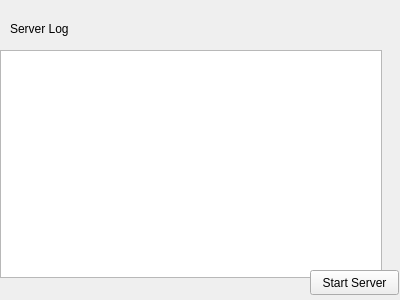
<?xml version="1.0" encoding="UTF-8"?>
<ui version="4.0">
 <class>ServerWindow</class>
 <widget class="QWidget" name="Form">
  <property name="geometry">
   <rect>
    <x>0</x>
    <y>0</y>
    <width>400</width>
    <height>300</height>
   </rect>
  </property>
  <property name="windowTitle">
   <string>Form</string>
  </property>
  <widget class="QLabel" name="label">
   <property name="geometry">
    <rect>
     <x>10</x>
     <y>20</y>
     <width>382</width>
     <height>17</height>
    </rect>
   </property>
   <property name="text">
    <string>Server Log</string>
   </property>
  </widget>
  <widget class="QPlainTextEdit" name="logEditor">
   <property name="geometry">
    <rect>
     <x>0</x>
     <y>50</y>
     <width>382</width>
     <height>228</height>
    </rect>
   </property>
   <property name="readOnly">
    <bool>true</bool>
   </property>
  </widget>
  <widget class="QPushButton" name="startStopButton">
   <property name="geometry">
    <rect>
     <x>310</x>
     <y>270</y>
     <width>89</width>
     <height>25</height>
    </rect>
   </property>
   <property name="text">
    <string>Start Server</string>
   </property>
  </widget>
 </widget>
 <resources/>
 <connections/>
</ui>
